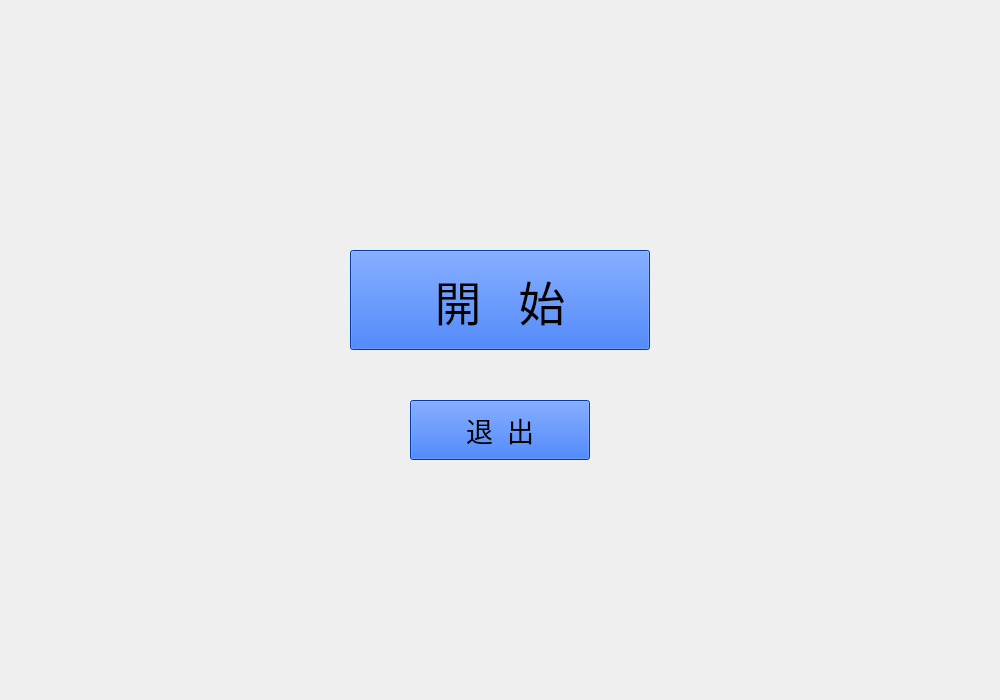
<?xml version="1.0" encoding="UTF-8"?>
<ui version="4.0">
 <class>Start</class>
 <widget class="QWidget" name="Start">
  <property name="enabled">
   <bool>true</bool>
  </property>
  <property name="geometry">
   <rect>
    <x>0</x>
    <y>0</y>
    <width>1000</width>
    <height>700</height>
   </rect>
  </property>
  <property name="windowTitle">
   <string>Form</string>
  </property>
  <property name="styleSheet">
   <string notr="true">background:url(:/images/sky2.jpg)</string>
  </property>
  <widget class="QPushButton" name="pushButton">
   <property name="geometry">
    <rect>
     <x>350</x>
     <y>250</y>
     <width>300</width>
     <height>100</height>
    </rect>
   </property>
   <property name="palette">
    <palette>
     <active>
      <colorrole role="Button">
       <brush brushstyle="SolidPattern">
        <color alpha="255">
         <red>0</red>
         <green>81</green>
         <blue>243</blue>
        </color>
       </brush>
      </colorrole>
      <colorrole role="Base">
       <brush brushstyle="SolidPattern">
        <color alpha="255">
         <red>0</red>
         <green>81</green>
         <blue>243</blue>
        </color>
       </brush>
      </colorrole>
      <colorrole role="Window">
       <brush brushstyle="SolidPattern">
        <color alpha="255">
         <red>0</red>
         <green>81</green>
         <blue>243</blue>
        </color>
       </brush>
      </colorrole>
     </active>
     <inactive>
      <colorrole role="Button">
       <brush brushstyle="SolidPattern">
        <color alpha="255">
         <red>0</red>
         <green>81</green>
         <blue>243</blue>
        </color>
       </brush>
      </colorrole>
      <colorrole role="Base">
       <brush brushstyle="SolidPattern">
        <color alpha="255">
         <red>0</red>
         <green>81</green>
         <blue>243</blue>
        </color>
       </brush>
      </colorrole>
      <colorrole role="Window">
       <brush brushstyle="SolidPattern">
        <color alpha="255">
         <red>0</red>
         <green>81</green>
         <blue>243</blue>
        </color>
       </brush>
      </colorrole>
     </inactive>
     <disabled>
      <colorrole role="Button">
       <brush brushstyle="SolidPattern">
        <color alpha="255">
         <red>0</red>
         <green>81</green>
         <blue>243</blue>
        </color>
       </brush>
      </colorrole>
      <colorrole role="Base">
       <brush brushstyle="SolidPattern">
        <color alpha="255">
         <red>0</red>
         <green>81</green>
         <blue>243</blue>
        </color>
       </brush>
      </colorrole>
      <colorrole role="Window">
       <brush brushstyle="SolidPattern">
        <color alpha="255">
         <red>0</red>
         <green>81</green>
         <blue>243</blue>
        </color>
       </brush>
      </colorrole>
     </disabled>
    </palette>
   </property>
   <property name="font">
    <font>
     <family>微軟正黑體</family>
     <pointsize>35</pointsize>
     <weight>50</weight>
     <bold>false</bold>
    </font>
   </property>
   <property name="styleSheet">
    <string notr="true">background-color:rgb(0, 81, 243)</string>
   </property>
   <property name="text">
    <string>開   始</string>
   </property>
   <property name="iconSize">
    <size>
     <width>100</width>
     <height>50</height>
    </size>
   </property>
  </widget>
  <widget class="QPushButton" name="pushButton_3">
   <property name="geometry">
    <rect>
     <x>410</x>
     <y>400</y>
     <width>180</width>
     <height>60</height>
    </rect>
   </property>
   <property name="sizePolicy">
    <sizepolicy hsizetype="Minimum" vsizetype="Fixed">
     <horstretch>0</horstretch>
     <verstretch>0</verstretch>
    </sizepolicy>
   </property>
   <property name="palette">
    <palette>
     <active>
      <colorrole role="Button">
       <brush brushstyle="SolidPattern">
        <color alpha="255">
         <red>0</red>
         <green>81</green>
         <blue>243</blue>
        </color>
       </brush>
      </colorrole>
      <colorrole role="Base">
       <brush brushstyle="SolidPattern">
        <color alpha="255">
         <red>0</red>
         <green>81</green>
         <blue>243</blue>
        </color>
       </brush>
      </colorrole>
      <colorrole role="Window">
       <brush brushstyle="SolidPattern">
        <color alpha="255">
         <red>0</red>
         <green>81</green>
         <blue>243</blue>
        </color>
       </brush>
      </colorrole>
     </active>
     <inactive>
      <colorrole role="Button">
       <brush brushstyle="SolidPattern">
        <color alpha="255">
         <red>0</red>
         <green>81</green>
         <blue>243</blue>
        </color>
       </brush>
      </colorrole>
      <colorrole role="Base">
       <brush brushstyle="SolidPattern">
        <color alpha="255">
         <red>0</red>
         <green>81</green>
         <blue>243</blue>
        </color>
       </brush>
      </colorrole>
      <colorrole role="Window">
       <brush brushstyle="SolidPattern">
        <color alpha="255">
         <red>0</red>
         <green>81</green>
         <blue>243</blue>
        </color>
       </brush>
      </colorrole>
     </inactive>
     <disabled>
      <colorrole role="Button">
       <brush brushstyle="SolidPattern">
        <color alpha="255">
         <red>0</red>
         <green>81</green>
         <blue>243</blue>
        </color>
       </brush>
      </colorrole>
      <colorrole role="Base">
       <brush brushstyle="SolidPattern">
        <color alpha="255">
         <red>0</red>
         <green>81</green>
         <blue>243</blue>
        </color>
       </brush>
      </colorrole>
      <colorrole role="Window">
       <brush brushstyle="SolidPattern">
        <color alpha="255">
         <red>0</red>
         <green>81</green>
         <blue>243</blue>
        </color>
       </brush>
      </colorrole>
     </disabled>
    </palette>
   </property>
   <property name="font">
    <font>
     <family>微軟正黑體</family>
     <pointsize>20</pointsize>
    </font>
   </property>
   <property name="styleSheet">
    <string notr="true">background-color:rgb(0, 81, 243)</string>
   </property>
   <property name="text">
    <string>退  出</string>
   </property>
  </widget>
  <widget class="QLabel" name="label">
   <property name="geometry">
    <rect>
     <x>0</x>
     <y>0</y>
     <width>1000</width>
     <height>700</height>
    </rect>
   </property>
   <property name="text">
    <string/>
   </property>
  </widget>
  <zorder>label</zorder>
  <zorder>pushButton</zorder>
  <zorder>pushButton_3</zorder>
 </widget>
 <resources/>
 <connections/>
</ui>
